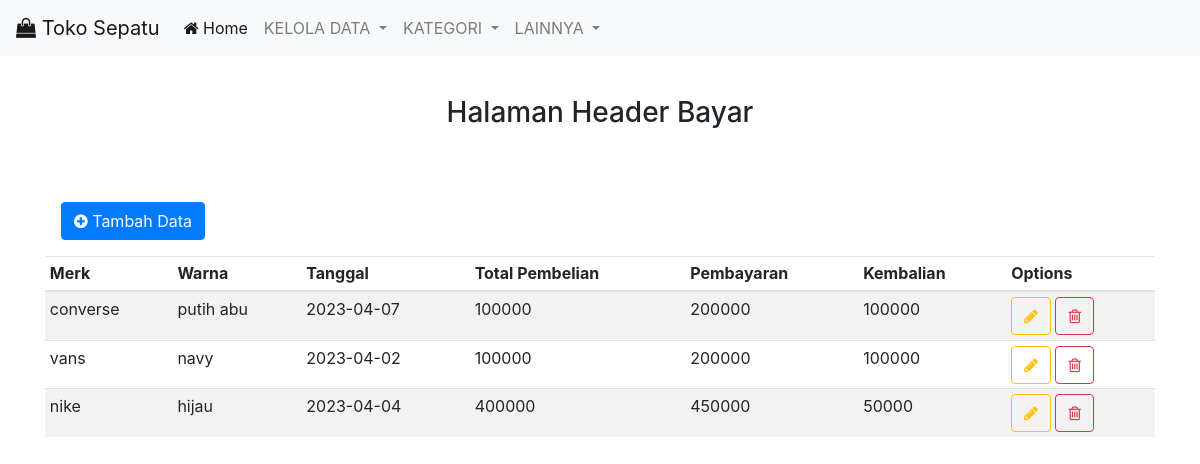
The page /header.php on the database its author committed.
### tables this page shows
CREATE TABLE `header_bayar` (
  `no_nota` int(11) NOT NULL AUTO_INCREMENT,
  `id_detail` int(11) NOT NULL,
  `tanggal` date NOT NULL,
  `total_pembelian` int(11) NOT NULL,
  `bayar` int(11) NOT NULL,
  `sisa_bayar` int(11) NOT NULL,
  PRIMARY KEY (`no_nota`),
  KEY `fk_head_detail` (`id_detail`),
  CONSTRAINT `fk_head_detail` FOREIGN KEY (`id_detail`) REFERENCES `detail_bayar` (`id_detail`) ON DELETE CASCADE ON UPDATE CASCADE
);

CREATE TABLE `merk` (
  `id_merk` int(11) NOT NULL AUTO_INCREMENT,
  `nama_merk` varchar(150) NOT NULL,
  `model_sepatu` varchar(150) NOT NULL,
  PRIMARY KEY (`id_merk`)
);

CREATE TABLE `sepatu` (
  `id_sepatu` int(11) NOT NULL AUTO_INCREMENT,
  `id_merk` int(11) NOT NULL,
  `ukuran` int(11) NOT NULL,
  `warna` varchar(50) NOT NULL,
  `harga` int(11) NOT NULL,
  `stok` int(11) NOT NULL,
  PRIMARY KEY (`id_sepatu`),
  KEY `fk_sep_merk` (`id_merk`),
  CONSTRAINT `fk_sep_merk` FOREIGN KEY (`id_merk`) REFERENCES `merk` (`id_merk`) ON DELETE CASCADE ON UPDATE CASCADE
);

### header.php (the view, shortened to what this page needs)
<?php
   require 'function.php';
?>
<!doctype html>
<html lang="en">
<head>
    <link rel="stylesheet" href="https://maxcdn.bootstrapcdn.com/bootstrap/4.0.0/css/bootstrap.min.css"
>
    <link rel="stylesheet" href="https://maxcdn.bootstrapcdn.com/font-awesome/4.5.0/css/font-awesome.min.css" />
</head>
<body>
    <nav class="navbar navbar-expand-lg navbar-light bg-light fixed-top">
        <a class="navbar-brand" href="#"><i class="fa fa-shopping-bag"></i> Toko Sepatu </a>
        <div class="collapse navbar-collapse" id="navbarNavDropdown">
            <ul class="navbar-nav">
                <li class="nav-item active">
                    <a class="nav-link" href="index.php"><i class="fa fa-home"></i> Home </a>
                </li>
                <li class="nav-item dropdown">
                    <a class="nav-link dropdown-toggle" href="#" id="navbarDropdownMenuLink" data-toggle="dropdown"
                        aria-haspopup="true" aria-expanded="false">
                        KELOLA DATA
                    </a>
                </li>
                <li class="nav-item dropdown">
                    <a class="nav-link dropdown-toggle" href="#" id="navbarDropdownMenuLink" data-toggle="dropdown"
                        aria-haspopup="true" aria-expanded="false">
                        KATEGORI
                    </a>
                </li>
                <li class="nav-item dropdown">
                    <a class="nav-link dropdown-toggle" href="#" id="navbarDropdownMenuLink" data-toggle="dropdown"
                        aria-haspopup="true" aria-expanded="false">
                        LAINNYA
                    </a>
                </li>
            </ul>
        </div>
    </nav>
    <div class="d-flex align-items-center justify-content-center mt-5">
        <div class="p-5">
            <h3 class="text-center">Halaman Header Bayar</h3>
        </div>
    </div>
    <div class="container">
        <div class="row">
            <div class="col">
                <button type="button" class="btn btn-primary m-3" data-toggle="modal" data-target="#myModal">
                    <i class="fa fa-plus-circle"></i> Tambah Data
                </button>
                <table class="table table-striped table-sm">
                    <thead>
                        <tr>
                            <th scope="col">Merk</th>
                            <th scope="col">Warna</th>
                            <th scope="col">Tanggal</th>
                            <th scope="col">Total Pembelian</th>
                            <th scope="col">Pembayaran</th>
                            <th scope="col">Kembalian</th>
                            <th scope="col">Options</th>
                        </tr>
                    </thead>
                    <tbody>
                        <?php
                            $query = "SELECT header_bayar.*, detail_bayar.jumlah_beli, merk.nama_merk, sepatu.warna FROM header_bayar
                            INNER JOIN detail_bayar ON header_bayar.id_detail = detail_bayar.id_detail
                            INNER JOIN sepatu ON detail_bayar.id_sepatu = sepatu.id_sepatu
                            INNER JOIN merk ON sepatu.id_merk = merk.id_merk";
                            $listheader = mysqli_query($koneksi, $query);
                            while($data = mysqli_fetch_array($listheader)){
                                $tanggal = $data['tanggal'];
                                $nota = $data['no_nota'];
                                $merk = $data['nama_merk'];
                                $warna = $data['warna'];
                                $beli = $data['total_pembelian'];
                                $bayar = $data['bayar'];
                                $kembalian = $data['sisa_bayar'];
                         ?>
                        <tr>
                            <td><?=$merk;?></td>
                            <td><?=$warna;?></td>
                            <td><?=$tanggal;?></td>
                            <td><?=$beli;?></td>
                            <td><?=$bayar;?></td>
                            <td><?=$kembalian;?></td>
                            <td>
                                <button type="button" class="btn btn-outline-warning" data-toggle="modal"
                                    data-target="#editheader<?=$nota;?>">
                                    <i class="fa fa-pencil"></i>
                                </button>
                                <button type="button" class="btn btn-outline-danger" data-toggle="modal"
                                    data-target="#deleteheader<?=$nota;?>">
                                    <i class="fa fa-trash-o"></i>
                                </button>
                            </td>
                        </tr>
                        <?php
                            };
                        ?>
                    </tbody>
                </table>
            </div>
        </div>
    </div>
</body>
</html>

### rows shown on the page
header_bayar: merk.nama_merk "converse", sepatu.warna "putih abu", tanggal "2023-04-07", total_pembelian "100000", bayar "200000", sisa_bayar "100000"
header_bayar: merk.nama_merk "vans", sepatu.warna "navy", tanggal "2023-04-02", total_pembelian "100000", bayar "200000", sisa_bayar "100000"
header_bayar: merk.nama_merk "nike", sepatu.warna "hijau", tanggal "2023-04-04", total_pembelian "400000", bayar "450000", sisa_bayar "50000"
